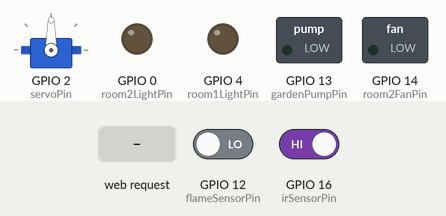
A sketch run on a simulated ESP8266 (NodeMCU). On the bench: servo, switched loads named in the sketch (green lamp = pin HIGH), output pins drawn as LEDs (lit = HIGH). Inputs (shaded band) come from the test bench; at power-on: GPIO 16 (irSensorPin) HIGH, GPIO 12 (flameSensorPin) LOW. What the sketch prints to the serial monitor is not drawn.

Above: at 1.4 s.
1.5 s: GPIO 16 (irSensorPin) driven LOW
At 2.7 s:
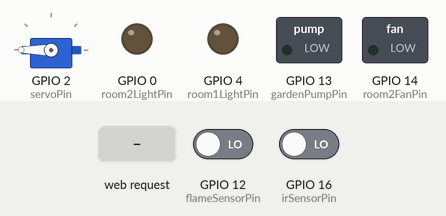
3.0 s: HTTP request GET /room1/door/stop received
At 4.1 s:
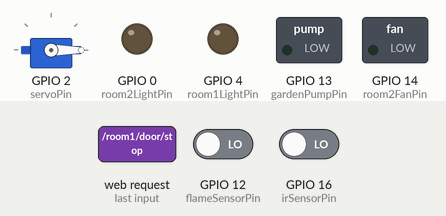
4.5 s: HTTP request GET /room1/light/start received
At 5.2 s:
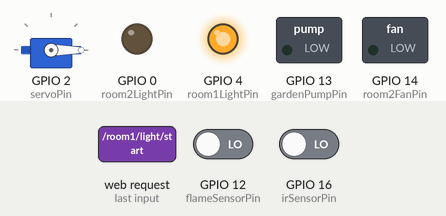
6.0 s: HTTP request GET /room1/door/start received
At 6.3 s:
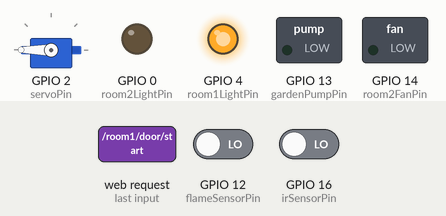
7.5 s: HTTP request GET /room2/light/start received
At 8.7 s:
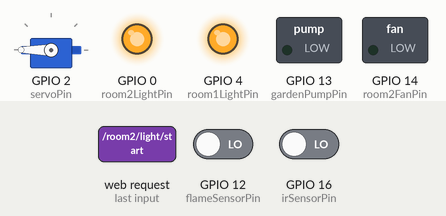
9.0 s: HTTP request GET /room1/light/stop received
At 9.8 s:
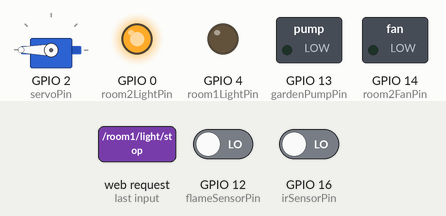
Timing chart, 0 to 13.0 s (numbered marks = the images above; inputs shaded):
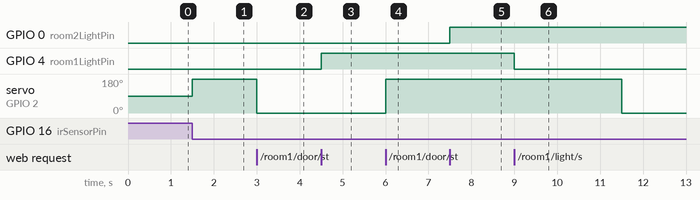

Measured:
- after the input at 1.5 s, servo on GPIO 2 (servoPin): 90° → 180° at once
- after the input at 3.0 s, servo on GPIO 2 (servoPin): 180° → 0° at once
- after the input at 4.5 s, GPIO 4 (room1LightPin): LOW → HIGH at once
- after the input at 6.0 s, servo on GPIO 2 (servoPin): 0° → 180° at once
- after the input at 7.5 s, GPIO 0 (room2LightPin): LOW → HIGH at once
- after the input at 9.0 s, GPIO 4 (room1LightPin): HIGH → LOW at once

The sketch:

iotAutomation.ino
```cpp
#include <Arduino.h>
#include <ESP8266WiFi.h>
#include <Hash.h>
#include <ESPAsyncTCP.h>
#include <ESPAsyncWebServer.h>
#include <ESP8266HTTPClient.h>
#include <WiFiClient.h>
#include <Servo.h>
Servo servo;

//pins
const int servoPin=2;
const int room1LightPin=4;
const int room2LightPin=0;
const int room2FanPin=14;
const int flameSensorPin=12;
const int gardenPumpPin=13;
const int buzzerPin=15;
const int irSensorPin=16;

int irOnce=0;

const char* ssid     = "ESP8266-Access-Point";
const char* password = "123456789";


// Create AsyncWebServer object on port 80
AsyncWebServer server(80);


char * httpGETRequest(const char* serverName) {
  WiFiClient client;
  HTTPClient http;

  // Your IP address with path or Domain name with URL path
  http.begin(client, serverName);

  // Send HTTP POST request
  int httpResponseCode = http.GET();

  String payload = "{}";

  if (httpResponseCode>0) {
    Serial.print("HTTP Response code: ");
    Serial.println(httpResponseCode);
    payload = http.getString();
  }
  else {
    Serial.print("Error code: ");
    Serial.println(httpResponseCode);
  }
  // Free resources
  http.end();
    int n = payload.length();
    char char_array[n + 1];
    strcpy(char_array, payload.c_str());

  return char_array;
}


const char* index_html= httpGETRequest("https://frigidqualifiedcore.jotarokujo54.repl.co/");

void setup(){
//  servo setup
servo.attach(servoPin); //D4

//pin mode setup
pinMode(room1LightPin,OUTPUT);
pinMode(room2LightPin,OUTPUT);
pinMode(room2FanPin,OUTPUT);
pinMode(flameSensorPin,INPUT);
pinMode(irSensorPin,INPUT);
pinMode(gardenPumpPin,OUTPUT);


  // Serial port for debugging purposes
  Serial.begin(115200);

  Serial.print("Setting AP (Access Point)…");
  // Remove the password parameter, if you want the AP (Access Point) to be open
  WiFi.softAP(ssid, password);

  IPAddress IP = WiFi.softAPIP();
  Serial.print("AP IP address: ");
  Serial.println(IP);

  // Print ESP8266 Local IP Address
  Serial.println(WiFi.localIP());

  // Route for root / web page
  server.on("/", HTTP_GET, [](AsyncWebServerRequest *request){
    request->send_P(200, "text/html", index_html);
  });
  server.on("/fire", HTTP_GET, [](AsyncWebServerRequest *request){
    std::string tmp = std::to_string(digitalRead(flameSensorPin));
    char const *num_char = tmp.c_str();
    request->send_P(200, "text/plain", num_char);
  });
//***********test led
  server.on("/test/light/start", HTTP_GET, [](AsyncWebServerRequest *request){
    digitalWrite(BUILTIN_LED,1);
    request->send_P(200, "text/plain", "light started!");
  });
  server.on("/test/light/stop", HTTP_GET, [](AsyncWebServerRequest *request){
    digitalWrite(BUILTIN_LED,0);
    request->send_P(200, "text/plain", "light started!");
  });


//  *************ROOM 1 *********************
//door
  server.on("/room1/door/start", HTTP_GET, [](AsyncWebServerRequest *request){
    servo.write(180);
    request->send_P(200, "text/plain", "door opened!");
  });
  server.on("/room1/door/stop", HTTP_GET, [](AsyncWebServerRequest *request){
    servo.write(0);
    request->send_P(200, "text/plain", "door closed!");
  });

//  light
  server.on("/room1/light/start", HTTP_GET, [](AsyncWebServerRequest *request){
    digitalWrite(room1LightPin,1);
    request->send_P(200, "text/plain", "light started!");
  });
  server.on("/room1/light/stop", HTTP_GET, [](AsyncWebServerRequest *request){
    digitalWrite(room1LightPin,0);
    request->send_P(200, "text/plain", "light stopped!");
  });


//  *************ROOM 2 *********************
//  light
  server.on("/room2/light/start", HTTP_GET, [](AsyncWebServerRequest *request){
    digitalWrite(room2LightPin,1);
    request->send_P(200, "text/plain", "light started!");
  });
  server.on("/room2/light/stop", HTTP_GET, [](AsyncWebServerRequest *request){
    digitalWrite(room2LightPin,0);
    request->send_P(200, "text/plain", "light stopped!");
  });

//  fan
  server.on("/room2/fan/start", HTTP_GET, [](AsyncWebServerRequest *request){
    digitalWrite(room2FanPin,1);
    request->send_P(200, "text/plain", "light started!");
  });
  server.on("/room2/fan/stop", HTTP_GET, [](AsyncWebServerRequest *request){
    digitalWrite(room2FanPin,0);
    request->send_P(200, "text/plain", "light started!");
  });


  //  *************GARDEN*********************
//  pump
    server.on("/garden/pump/start", HTTP_GET, [](AsyncWebServerRequest *request){
    digitalWrite(gardenPumpPin,1);
    request->send_P(200, "text/plain", "light started!");
  });
  server.on("/garden/pump/stop", HTTP_GET, [](AsyncWebServerRequest *request){
    digitalWrite(gardenPumpPin,0);
    request->send_P(200, "text/plain", "light started!");
  });


  // Start server
  server.begin();
}

void loop(){
 if(digitalRead(flameSensorPin)){
  digitalWrite(buzzerPin,1);
 }else{
  digitalWrite(buzzerPin,0);
 }

 if(!digitalRead(irSensorPin) && !irOnce){
  irOnce=1;
  servo.write(180);
  delay(10000);
  servo.write(0);
  delay(1);
 }
 else if(digitalRead(irSensorPin)){
  irOnce=0;
 }
}
```
